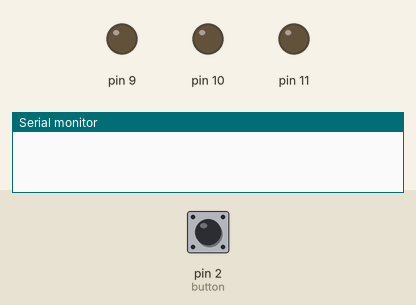
This sketch was run on a simulated Arduino Uno, built with avr-gcc and run on an emulated ATmega328P. Parts: output pins drawn as LEDs (lit = HIGH), the last lines printed to the serial monitor. Dashed ring = blinking. Inputs (shaded band) come from the test bench; at power-on: pin 2 (button) HIGH.

Above: at 5.0 s.
5.1 s: pin 2 (button) pulled LOW for 0.15 s
At 5.25 s:
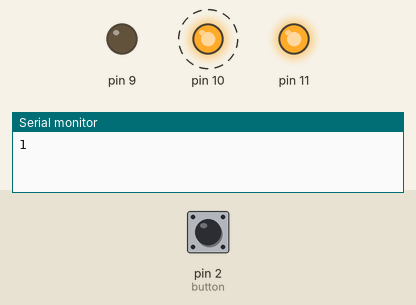
At 5.65 s:
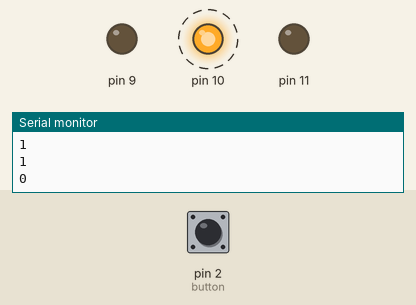
Timing chart, 0 to 8.2 s (numbered marks = the images above; inputs shaded):
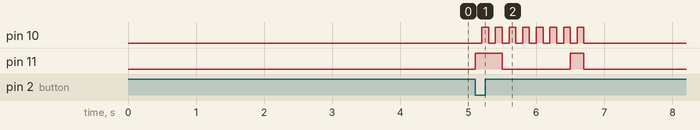

Measured:
- after the input at 5.1 s, pin 10: alternates HIGH for 0.10 s and LOW for 0.10 s, 16 changes in all, then stays LOW, starting after 0.10 s; pin 11: LOW → HIGH at once, → LOW 0.40 s later, → HIGH 1.0 s later, → LOW 0.20 s later

The sketch:

sketch_sep18a.ino
```cpp
#include <avr/io.h>
#include <avr/interrupt.h>
#include <util/delay.h>

#define CYCLES (16 * 2)


/*
  RST = PORTB1
  CLK = PORTB2
  DAT = PORTB3
  Button = PORTD2 (INT0)
*/


volatile bool button_press_flag = false;
volatile bool button_pressed = false;


volatile bool send = false;
volatile bool read = false;


void init_ex_interrupt0() {
  EIFR &= ~(1 << INTF0);  // set flag=0
  EIMSK |= (1 << INT0);   // set e_interrupt0
  EICRA |= (1 << ISC01);  // set falling edge
}


void turn_off_all_GPIO() {

    PORTB = 0x00;  //set low to all PORTB
    button_pressed = false;

}

void set_port(bool send_bit) {

Serial.println(send_bit);

  if (!send_bit) {
    PORTB &= ~(1 << PORTB3);
  } else {
    PORTB |= (1 << PORTB3);
  }
}


void send_data(unsigned char value) {
  for (uint8_t bit = 0; bit < 8; bit++) {
        // PORTB &= ~(1 << PORTB3);
    set_port((value >> bit) & 1);
    _delay_ms(100);
    // clock up, data is read by DS1302
    PORTB |= (1 << PORTB2);
    _delay_ms(100);

    if (bit == 7) {
      send = false;
      turn_off_all_GPIO();
    }

    PORTB &= ~(1 << PORTB2);  // clock down
  }
}


int main(void) {
  DDRB |= ((1 << DDB1) | (1 << DDB2) | (1 << DDB3));  // Set PORTB as output
  PORTB = 0x00;                                       //set low to all PORTB
  DDRD &= ~(1 << DDD2);  //For button

  Serial.begin(9600);


  init_ex_interrupt0();

  sei();  //Enable the Global Interrupt Bit

  while (1) {

    if (send) {
      send_data(0x83);
    }

    if (button_press_flag) {
      send = true;
      button_press_flag = false;
    }
  }
}

ISR(INT0_vect) {
  button_press_flag = true;
}
```
